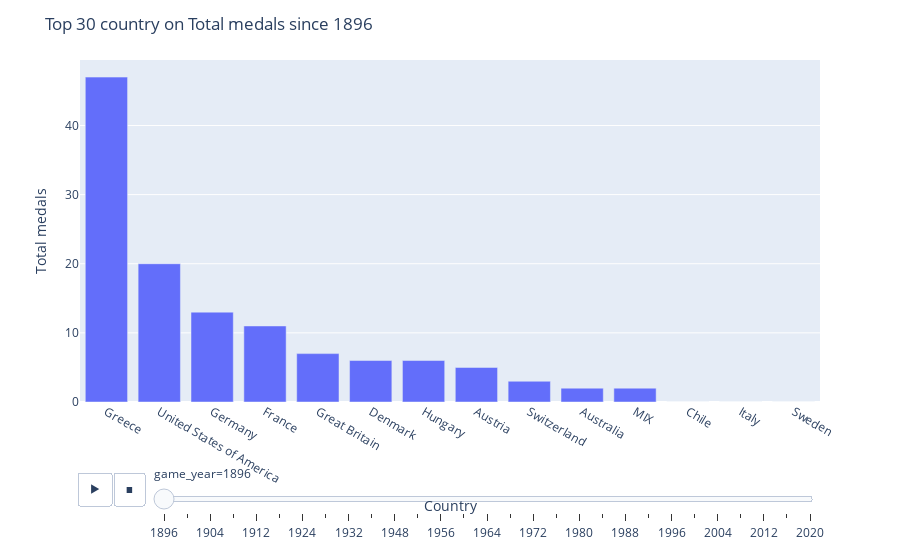

Notebook code cell kept with this figure:
### Code cell
fig = px.bar(df_top30, 
             x="country_name", 
             y="total_medals", 
             animation_frame="game_year", 
             hover_name="country_name")

fig.update_layout(
        title="Top 30 country on Total medals since 1896",
        xaxis_title="Country",
        yaxis_title="Total medals",
        showlegend=False)

### Figure 1 — Plotly figure (JSON) as saved in the notebook; plotly's stock layout.template omitted (floating-point values rounded to 4 significant figures)
{"data": [{"alignmentgroup": "True", "hovertemplate": "<b>%{hovertext}</b><br><br>game_year=1896<br>country_name=%{x}<br>total_medals=%{y}<extra></extra>", "hovertext": ["Greece", "United States of America", "Germany", "France", "Great Britain", "Denmark", "Hungary", "Austria", "Switzerland", "Australia", "MIX", "Chile", "Italy", "Sweden"], "legendgroup": "", "marker": {"color": "#636efa", "pattern": {"shape": ""}}, "name": "", "offsetgroup": "", "orientation": "v", "showlegend": false, "textposition": "auto", "type": "bar", "x": ["Greece", "United States of America", "Germany", "France", "Great Britain", "Denmark", "Hungary", "Austria", "Switzerland", "Australia", "MIX", "Chile", "Italy", "Sweden"], "xaxis": "x", "y": [47, 20, 13, 11, 7, 6, 6, 5, 3, 2, 2, 0, 0, 0], "yaxis": "y"}], "layout": {"barmode": "relative", "legend": {"tracegroupgap": 0}, "margin": {"t": 60}, "showlegend": false, "sliders": [{"active": 0, "currentvalue": {"prefix": "game_year="}, "len": 0.9, "pad": {"b": 10, "t": 60}, "steps": [{"args": [["1896"], {"frame": {"duration": 0, "redraw": true}, "fromcurrent": true, "mode": "immediate", "transition": {"duration": 0, "easing": "linear"}}], "label": "1896", "method": "animate"}, {"args": [["1900"], {"frame": {"duration": 0, "redraw": true}, "fromcurrent": true, "mode": "immediate", "transition": {"duration": 0, "easing": "linear"}}], "label": "1900", "method": "animate"}, {"args": [["1904"], {"frame": {"duration": 0, "redraw": true}, "fromcurrent": true, "mode": "immediate", "transition": {"duration": 0, "easing": "linear"}}], "label": "1904", "method": "animate"}, {"args": [["1908"], {"frame": {"duration": 0, "redraw": true}, "fromcurrent": true, "mode": "immediate", "transition": {"duration": 0, "easing": "linear"}}], "label": "1908", "method": "animate"}, {"args": [["1912"], {"frame": {"duration": 0, "redraw": true}, "fromcurrent": true, "mode": "immediate", "transition": {"duration": 0, "easing": "linear"}}], "label": "1912", "method": "animate"}, {"args": [["1920"], {"frame": {"duration": 0, "redraw": true}, "fromcurrent": true, "mode": "immediate", "transition": {"duration": 0, "easing": "linear"}}], "label": "1920", "method": "animate"}, {"args": [["1924"], {"frame": {"duration": 0, "redraw": true}, "fromcurrent": true, "mode": "immediate", "transition": {"duration": 0, "easing": "linear"}}], "label": "1924", "method": "animate"}, {"args": [["1928"], {"frame": {"duration": 0, "redraw": true}, "fromcurrent": true, "mode": "immediate", "transition": {"duration": 0, "easing": "linear"}}], "label": "1928", "method": "animate"}, {"args": [["1932"], {"frame": {"duration": 0, "redraw": true}, "fromcurrent": true, "mode": "immediate", "transition": {"duration": 0, "easing": "linear"}}], "label": "1932", "method": "animate"}, {"args": [["1936"], {"frame": {"duration": 0, "redraw": true}, "fromcurrent": true, "mode": "immediate", "transition": {"duration": 0, "easing": "linear"}}], "label": "1936", "method": "animate"}, {"args": [["1948"], {"frame": {"duration": 0, "redraw": true}, "fromcurrent": true, "mode": "immediate", "transition": {"duration": 0, "easing": "linear"}}], "label": "1948", "method": "animate"}, {"args": [["1952"], {"frame": {"duration": 0, "redraw": true}, "fromcurrent": true, "mode": "immediate", "transition": {"duration": 0, "easing": "linear"}}], "label": "1952", "method": "animate"}, {"args": [["1956"], {"frame": {"duration": 0, "redraw": true}, "fromcurrent": true, "mode": "immediate", "transition": {"duration": 0, "easing": "linear"}}], "label": "1956", "method": "animate"}, {"args": [["1960"], {"frame": {"duration": 0, "redraw": true}, "fromcurrent": true, "mode": "immediate", "transition": {"duration": 0, "easing": "linear"}}], "label": "1960", "method": "animate"}, {"args": [["1964"], {"frame": {"duration": 0, "redraw": true}, "fromcurrent": true, "mode": "immediate", "transition": {"duration": 0, "easing": "linear"}}], "label": "1964", "method": "animate"}, {"args": [["1968"], {"frame": {"duration": 0, "redraw": true}, "fromcurrent": true, "mode": "immediate", "transition": {"duration": 0, "easing": "linear"}}], "label": "1968", "method": "animate"}, {"args": [["1972"], {"frame": {"duration": 0, "redraw": true}, "fromcurrent": true, "mode": "immediate", "transition": {"duration": 0, "easing": "linear"}}], "label": "1972", "method": "animate"}, {"args": [["1976"], {"frame": {"duration": 0, "redraw": true}, "fromcurrent": true, "mode": "immediate", "transition": {"duration": 0, "easing": "linear"}}], "label": "1976", "method": "animate"}, {"args": [["1980"], {"frame": {"duration": 0, "redraw": true}, "fromcurrent": true, "mode": "immediate", "transition": {"duration": 0, "easing": "linear"}}], "label": "1980", "method": "animate"}, {"args": [["1984"], {"frame": {"duration": 0, "redraw": true}, "fromcurrent": true, "mode": "immediate", "transition": {"duration": 0, "easing": "linear"}}], "label": "1984", "method": "animate"}, {"args": [["1988"], {"frame": {"duration": 0, "redraw": true}, "fromcurrent": true, "mode": "immediate", "transition": {"duration": 0, "easing": "linear"}}], "label": "1988", "method": "animate"}, {"args": [["1992"], {"frame": {"duration": 0, "redraw": true}, "fromcurrent": true, "mode": "immediate", "transition": {"duration": 0, "easing": "linear"}}], "label": "1992", "method": "animate"}, {"args": [["1996"], {"frame": {"duration": 0, "redraw": true}, "fromcurrent": true, "mode": "immediate", "transition": {"duration": 0, "easing": "linear"}}], "label": "1996", "method": "animate"}, {"args": [["2000"], {"frame": {"duration": 0, "redraw": true}, "fromcurrent": true, "mode": "immediate", "transition": {"duration": 0, "easing": "linear"}}], "label": "2000", "method": "animate"}, {"args": [["2004"], {"frame": {"duration": 0, "redraw": true}, "fromcurrent": true, "mode": "immediate", "transition": {"duration": 0, "easing": "linear"}}], "label": "2004", "method": "animate"}, {"args": [["2008"], {"frame": {"duration": 0, "redraw": true}, "fromcurrent": true, "mode": "immediate", "transition": {"duration": 0, "easing": "linear"}}], "label": "2008", "method": "animate"}, {"args": [["2012"], {"frame": {"duration": 0, "redraw": true}, "fromcurrent": true, "mode": "immediate", "transition": {"duration": 0, "easing": "linear"}}], "label": "2012", "method": "animate"}, {"args": [["2016"], {"frame": {"duration": 0, "redraw": true}, "fromcurrent": true, "mode": "immediate", "transition": {"duration": 0, "easing": "linear"}}], "label": "2016", "method": "animate"}, {"args": [["2020"], {"frame": {"duration": 0, "redraw": true}, "fromcurrent": true, "mode": "immediate", "transition": {"duration": 0, "easing": "linear"}}], "label": "2020", "method": "animate"}], "x": 0.1, "xanchor": "left", "y": 0, "yanchor": "top"}], "title": {"text": "Top 30 country on Total medals since 1896"}, "updatemenus": [{"buttons": [{"args": [null, {"frame": {"duration": 500, "redraw": true}, "fromcurrent": true, "mode": "immediate", "transition": {"duration": 500, "easing": "linear"}}], "label": "&#9654;", "method": "animate"}, {"args": [[null], {"frame": {"duration": 0, "redraw": true}, "fromcurrent": true, "mode": "immediate", "transition": {"duration": 0, "easing": "linear"}}], "label": "&#9724;", "method": "animate"}], "direction": "left", "pad": {"r": 10, "t": 70}, "showactive": false, "type": "buttons", "x": 0.1, "xanchor": "right", "y": 0, "yanchor": "top"}], "xaxis": {"anchor": "y", "domain": [0, 1], "title": {"text": "Country"}}, "yaxis": {"anchor": "x", "domain": [0, 1], "title": {"text": "Total medals"}}}}
